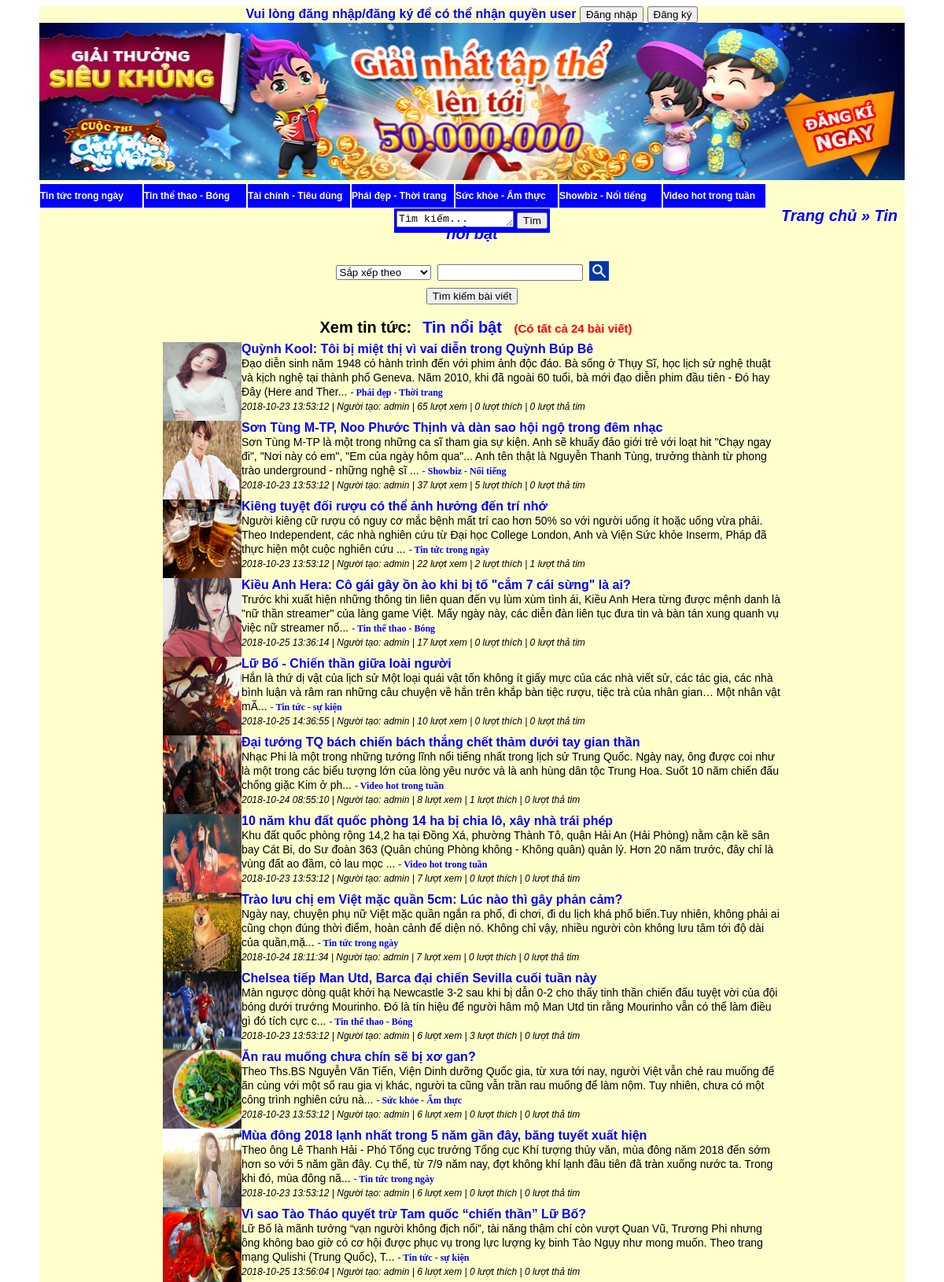
Page /fullbai.php?id=1 (upper part) on the committed database.
### tables this page shows
CREATE TABLE `topic` (
  `id` int(20) NOT NULL,
  `topic` varchar(500) NOT NULL
);

CREATE TABLE `timkiem` (
  `id` int(20) NOT NULL,
  `tenbaiviet` varchar(300) NOT NULL,
  `nguoitao` varchar(50) NOT NULL,
  `topic` varchar(50) NOT NULL,
  `noidung` varchar(10000) NOT NULL,
  `idtopic` int(20) NOT NULL,
  `anh` varchar(50) NOT NULL,
  `thich` int(20) NOT NULL,
  `thatim` int(20) NOT NULL,
  `time` varchar(50) NOT NULL,
  `anhchinh` varchar(20) NOT NULL,
  `luotxem` int(20) NOT NULL
);

### fullbai.php (the view, shortened to what this page needs)
<?php
	require_once("ham.php");
	$tt = "Tin tức - sự kiện";
?>
<!doctype html>
<html>
<head>
<link rel="stylesheet" type="text/css" href="dd.css">
</head>
<body>
<form method="post" enctype="multipart/form-data">
<div style="width:1100px; height:3000px; background:#ffc; margin:auto" align="center">
<font style="color:#00F; font-weight:bold; font-size:16px; font-family:Tahoma, Geneva, sans-serif"><?php
    if($_SESSION['tk'])
	{
		echo "Xin chào, " ?><font style="color:#F00; font-weight:bold; font-size:16px; font-family:Tahoma, Geneva, sans-serif"><?php echo $_SESSION['tk']. " "; ?></font>
     <font style="font-weight:bold; font-size:16px; font-family:Tahoma, Geneva, sans-serif; color:#60F">[</font><a href="dangxuat.php" style="color:#00F; text-decoration:none">Đăng xuất</a></font>
     <font style="font-weight:bold; font-size:16px; font-family:Tahoma, Geneva, sans-serif; color:#60F">]</font>
     <?php
	}
	 else
	{ ?>
    Vui lòng đăng nhập/đăng ký để có thể nhận quyền user
    <input type="submit" name="dn" value="Đăng nhập">
	<input type="submit" name="dk" value="Đăng ký"> <?php } ?></font>
<img src="img/banner3.jpg" width="1100px" height="200px"><br>
<div class="menu">
<div class="giua1">
<ul>
<?php
	 $m = mysqli_query($con, "select * from topic where topic != '$tt'");
	 while($n = mysqli_fetch_array($m))
	 { ?>
     <li><a href="dongy.php?id=<?php echo $n['id']; ?>"><?php echo $n['topic']; ?></a></li>
     <?php } ?>
     <li style="background:#00F"><table style="background:#00F"><tr><td><textarea rows="1" cols="16" name="search1">Tìm kiếm...</textarea></td><td><input type="submit" name="search2" value="Tìm"></td></tr></table></li>
</ul>
</div>
</div>
<font style="font-family:Tahoma, Geneva, sans-serif; font-style:italic; font-size:20px; padding-left:10px; font-weight:bold; color:#00F"><a href="home.php" style="color:#00F; text-decoration:none">Trang chủ</a> » <a href="#" style="color:#00F; text-decoration:none"><?php
	$id = $_GET['id'];
	if($id == 1)
	{
		$q = mysqli_query($con, "select * from timkiem order by luotxem desc");
		$tieude = "Tin nổi bật";
	}
	echo $tieude;
?></a></font><br><br>
<table cellpadding="3">
<tr>
	<td><select name="sapxep">
    	<option>Sắp xếp theo</option>
    </select></td>
	<td><input type="text" name="tim"></td>
    <td><img src="img/search.png" width="25px" height="25px"></td>
</tr>
</table>
<?php
if($_SESSION['tk'] != "admin")
{ ?>
<input type="submit" name="tk" value="Tìm kiếm bài viết"><?php } ?></font><br><br>
<font style="font-family:Tahoma, Geneva, sans-serif; font-size:20px; padding-left:10px; font-weight:bold">Xem tin tức:</font>
 <font style="font-family:Tahoma, Geneva, sans-serif; font-size:20px; padding-left:10px; font-weight:bold; color:#F00">
<a href="#" style="color:#00F; text-decoration:none"><?php
	$id = $_GET['id'];
	if($id == 1)
	{
		$q = mysqli_query($con, "select * from timkiem order by luotxem desc");
		$tieude = "Tin nổi bật";
	}
	echo $tieude;
?></a>
<font style="font-family:Tahoma, Geneva, sans-serif; font-size:15px; padding-left:10px; font-weight:bold; color:#F00">(Có tất cả <?php echo mysqli_num_rows($q); ?> bài viết)</font>
</font><br>
<table cellpadding="5" width="800px">
<tr>
<td>
	<?php
	while($num = mysqli_fetch_array($q))
	{ ?>
		<a href="baiviet.php?id=<?php echo $num['id']; ?>"><img style="float:left" width="100px" height="100px" src="img/<?php echo $num['anh'];?> "></a><a href="baiviet.php?id=<?php echo $num['id']; ?>" style="text-decoration:none"><font style="color:#00F; font-weight:bold; font-size:16px; font-family:Tahoma, Geneva, sans-serif"><?php echo $num['tenbaiviet']; ?></font></a><br><font style=" font-size:14px; font-family:Tahoma, Geneva, sans-serif"><?php $noidung = substr( $num['noidung'],0,300); echo $noidung."..."; ?></font> <font style="color:#000; font-weight:bold; font-size:12px"><a href="dongy.php?id=<?php echo $num['idtopic']; ?>" style="color:#00F; text-decoration:none">- <?php echo $num['topic']; ?></a></font></font><br>
<font style=" font-size:12px; font-family:Tahoma, Geneva, sans-serif; font-style:italic;"><?php echo $num['time']; ?> | Người tạo: <?php echo $num['nguoitao']; ?> | <?php echo $num['luotxem']; ?> lượt xem | <?php echo $num['thich']; ?> lượt thích | <?php echo $num['thatim']; ?> lượt thả tim
</font>
<div style="clear:both"><?php } ?></div>
</td>
</tr>
</table>
</div>
</form>
</body>
</html>

### dd.css (style rules this page uses)
.menu { width:1100px; height:30px; margin:auto; }
.giua1 { display:block; }
.giua1 ul { list-style-type:none; padding: 0px; margin: 0px }
.giua1 li { display:inline }
.giua1 a { display: inline; text-decoration:none; width:130px; height:30px; background:#00F; float: left; line-height:30px; text-align:left; color: #FFF; font-size:12px; font-weight:900; border:#FFF 1px solid; font-family:Tahoma, Geneva, sans-serif; margin:auto; }

### rows in the picture
topic: topic "Tin tức trong ngày"
topic: topic "Tin thể thao - Bóng"
topic: topic "Tài chính - Tiêu dùng"
topic: topic "Phái đẹp - Thời trang"
topic: topic "Sức khỏe - Ẩm thực"
topic: topic "Showbiz - Nổi tiếng"
topic: topic "Video hot trong tuần"
timkiem: anh (picture), tenbaiviet "Quỳnh Kool: Tôi bị miệt thị vì vai diễn trong Quỳnh Búp Bê", noidung "Đạo diễn sinh năm 1948 có hành trình đến với phim ảnh độc đáo. Bà sống ở Thụy Sĩ, học lịch sử nghệ thuật và kịch nghệ tại thành phố Geneva. Năm 2010, khi đã ngoài 60 tuổi, bà mới đạo diễn phim đầu tiên - Đó hay Đây (Here and Ther", topic "Phái đẹp - Thời trang", time "2018-10-23 13:53:12", nguoitao "admin", luotxem "65", thich "0", thatim "0"
timkiem: anh (picture), tenbaiviet "Sơn Tùng M-TP, Noo Phước Thịnh và dàn sao hội ngộ trong đêm nhạc", noidung "Sơn Tùng M-TP là một trong những ca sĩ tham gia sự kiện. Anh sẽ khuấy đảo giới trẻ với loạt hit \"Chạy ngay đi\", \"Nơi này có em\", \"Em của ngày hôm qua\"... Anh tên thật là Nguyễn Thanh Tùng, trưởng thành từ phong trào underground - những nghệ sĩ", topic "Showbiz - Nổi tiếng", time "2018-10-23 13:53:12", nguoitao "admin", luotxem "37", thich "5", thatim "0"
timkiem: anh (picture), tenbaiviet "Kiêng tuyệt đối rượu có thể ảnh hưởng đến trí nhớ", noidung "Người kiêng cữ rượu có nguy cơ mắc bệnh mất trí cao hơn 50% so với người uống ít hoặc uống vừa phải. Theo Independent, các nhà nghiên cứu từ Đại học College London, Anh và Viện Sức khỏe Inserm, Pháp đã thực hiện một cuộc nghiên cứu", topic "Tin tức trong ngày", time "2018-10-23 13:53:12", nguoitao "admin", luotxem "22", thich "2", thatim "1"
timkiem: anh (picture), tenbaiviet "Kiều Anh Hera: Cô gái gây ồn ào khi bị tố \"cắm 7 cái sừng\" là ai?", noidung "Trước khi xuất hiện những thông tin liên quan đến vụ lùm xùm tình ái, Kiều Anh Hera từng được mệnh danh là \"nữ thần streamer\" của làng game Việt. Mấy ngày này, các diễn đàn liên tục đưa tin và bàn tán xung quanh vụ việc nữ streamer nổ", topic "Tin thể thao - Bóng", time "2018-10-25 13:36:14", nguoitao "admin", luotxem "17", thich "0", thatim "0"
timkiem: anh (picture), tenbaiviet "Lữ Bố - Chiến thần giữa loài người", noidung "Hắn là thứ dị vật của lịch sử Một loại quái vật tốn không ít giấy mực của các nhà viết sử, các tác gia, các nhà bình luận và râm ran những câu chuyện về hắn trên khắp bàn tiệc rượu, tiệc trà của nhân gian… Một nhân vật mÃ", topic "Tin tức - sự kiện", time "2018-10-25 14:36:55", nguoitao "admin", luotxem "10", thich "0", thatim "0"
timkiem: anh (picture), tenbaiviet "Đại tướng TQ bách chiến bách thắng chết thảm dưới tay gian thần", noidung "Nhạc Phi là một trong những tướng lĩnh nổi tiếng nhất trong lịch sử Trung Quốc. Ngày nay, ông được coi như là một trong các biểu tượng lớn của lòng yêu nước và là anh hùng dân tộc Trung Hoa. Suốt 10 năm chiến đấu chống giặc Kim ở ph", topic "Video hot trong tuần", time "2018-10-24 08:55:10", nguoitao "admin", luotxem "8", thich "1", thatim "0"
timkiem: anh (picture), tenbaiviet "10 năm khu đất quốc phòng 14 ha bị chia lô, xây nhà trái phép", noidung "Khu đất quốc phòng rộng 14,2 ha tại Đồng Xá, phường Thành Tô, quận Hải An (Hải Phòng) nằm cận kề sân bay Cát Bi, do Sư đoàn 363 (Quân chủng Phòng không - Không quân) quản lý. Hơn 20 năm trước, đây chỉ là vùng đất ao đầm, cỏ lau mọc", topic "Video hot trong tuần", time "2018-10-23 13:53:12", nguoitao "admin", luotxem "7", thich "0", thatim "0"
timkiem: anh (picture), tenbaiviet "Trào lưu chị em Việt mặc quần 5cm: Lúc nào thì gây phản cảm?", noidung "Ngày nay, chuyện phụ nữ Việt mặc quần ngắn ra phố, đi chơi, đi du lịch khá phổ biến.Tuy nhiên, không phải ai cũng chọn đúng thời điểm, hoàn cảnh để diện nó. Không chỉ vậy, nhiều người còn không lưu tâm tới độ dài của quần,mặ", topic "Tin tức trong ngày", time "2018-10-24 18:11:34", nguoitao "admin", luotxem "7", thich "0", thatim "0"
timkiem: anh (picture), tenbaiviet "Chelsea tiếp Man Utd, Barca đại chiến Sevilla cuối tuần này", noidung "Màn ngược dòng quật khởi hạ Newcastle 3-2 sau khi bị dẫn 0-2 cho thấy tinh thần chiến đấu tuyệt vời của đội bóng dưới trướng Mourinho. Đó là tín hiệu để người hâm mộ Man Utd tin rằng Mourinho vẫn có thể làm điều gì đó tích cực c", topic "Tin thể thao - Bóng", time "2018-10-23 13:53:12", nguoitao "admin", luotxem "6", thich "3", thatim "0"
timkiem: anh (picture), tenbaiviet "Ăn rau muống chưa chín sẽ bị xơ gan?", noidung "Theo Ths.BS Nguyễn Văn Tiến, Viện Dinh dưỡng Quốc gia, từ xưa tới nay, người Việt vẫn chẻ rau muống để ăn cùng với một số rau gia vị khác, người ta cũng vẫn trần rau muống để làm nộm. Tuy nhiên, chưa có một công trình nghiên cứu nà", topic "Sức khỏe - Ẩm thực", time "2018-10-23 13:53:12", nguoitao "admin", luotxem "6", thich "0", thatim "0"
timkiem: anh (picture), tenbaiviet "Mùa đông 2018 lạnh nhất trong 5 năm gần đây, băng tuyết xuất hiện", noidung "Theo ông Lê Thanh Hải - Phó Tổng cục trưởng Tổng cục Khí tượng thủy văn, mùa đông năm 2018 đến sớm hơn so với 5 năm gần đây. Cụ thể, từ 7/9 năm nay, đợt không khí lạnh đầu tiên đã tràn xuống nước ta. Trong khi đó, mùa đông nă", topic "Tin tức trong ngày", time "2018-10-23 13:53:12", nguoitao "admin", luotxem "6", thich "0", thatim "0"
timkiem: anh (picture), tenbaiviet "Vì sao Tào Tháo quyết trừ Tam quốc “chiến thần” Lữ Bố?", noidung "Lữ Bố là mãnh tướng “vạn người không địch nổi”, tài năng thậm chí còn vượt Quan Vũ, Trương Phi nhưng ông không bao giờ có cơ hội được phục vụ trong lực lượng kỵ binh Tào Ngụy như mong muốn. Theo trang mạng Qulishi (Trung Quốc), T", topic "Tin tức - sự kiện", time "2018-10-25 13:56:04", nguoitao "admin", luotxem "6", thich "0", thatim "0"

### other values in the picture
$tieude "Tin nổi bật"
mysqli_num_rows($q) "24"
